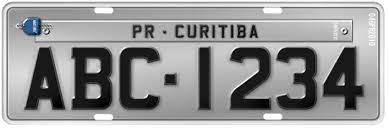
#> input picture license_plate/placa4.jpeg, 389 x 129 px, given in place of placa4.png, which was not available
$ python optical_character_recognition.py
#> lines starting #> are read from the running program, lines starting #| are printed output that depends on the picture; after the words box and inside, x2 and y2 are one past the last pixel; in counts of white or black regions, pixels touching at a corner belong together; pictures that were not available may be replaced by others from this repository, and a replacement may not be noted
import cv2
import pytesseract
import matplotlib.pyplot as plt

def exibir_imagem(titulo, imagem):
    plt.imshow(imagem, cmap='gray')
    plt.title(titulo)
    plt.show()

def reconhecer_placa(img_path):
    # Carrega a imagem
#> called with img_path = 'placa4.png'
    img = cv2.imread(img_path)
#> img is the input picture: shape (129, 389, 3); mean B, G, R 151.8, 151.5, 151.3

    # Exibe a imagem original
    exibir_imagem('Imagem Original', cv2.cvtColor(img, cv2.COLOR_BGR2RGB))

    # Converte a imagem para escala de cinza
    gray = cv2.cvtColor(img, cv2.COLOR_BGR2GRAY)

    # Exibe a imagem em escala de cinza
    exibir_imagem('Escala de Cinza', gray)

    # Aplica um desfoque para melhorar a qualidade do OCR
    blurred = cv2.GaussianBlur(gray, (5, 5), 0)
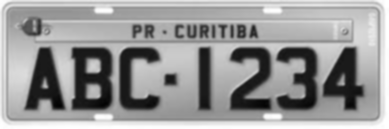
#> blurred: shape (129, 389); min 2, max 255, mean 151.4

    # Exibe a imagem desfocada
    exibir_imagem('Imagem Desfocada', blurred)

    # Aplica a detecção de bordas usando o Canny
    edges = cv2.Canny(blurred, 50, 150)
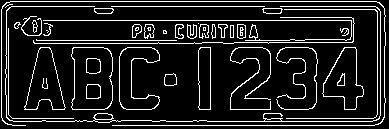
#> edges: shape (129, 389); 12% white in thin lines or dots

    # Exibe a imagem com bordas detectadas
    exibir_imagem('Bordas Detectadas', edges)

    # Encontra os contornos na imagem
    contours, _ = cv2.findContours(edges.copy(), cv2.RETR_EXTERNAL, cv2.CHAIN_APPROX_SIMPLE)
#> contours = 37 contours, 15 with area under 20; largest, box (x1, y1, x2, y2) and area: (71, 47, 113, 110) 2338, (24, 47, 66, 110) 1473, (322, 47, 364, 110) 1466, (119, 47, 160, 110) 1360, (198, 47, 211, 110) 716

    # Ordena os contornos pelo tamanho
    contours = sorted(contours, key=cv2.contourArea, reverse=True)

    # Loop pelos contornos encontrados
    for contour in contours:
        # Aproxima um polígono ao contorno
        epsilon = 0.04 * cv2.arcLength(contour, True)
        approx = cv2.approxPolyDP(contour, epsilon, True)

        # Se o contorno aproximado tem quatro vértices, é provavelmente um retângulo (assumindo ser uma placa)
        if len(approx) == 4:
            # Obtém as coordenadas do retângulo
            (x, y, w, h) = cv2.boundingRect(approx)

            # Recorta a região da placa
            roi = img[y:y + h, x:x + w]

            # Normaliza a intensidade dos pixels na região da placa
            roi_normalized = cv2.normalize(roi, None, 0, 255, cv2.NORM_MINMAX)

            # Exibe a região da placa
            exibir_imagem('Região da Placa', cv2.cvtColor(roi_normalized, cv2.COLOR_BGR2RGB))

            # Converte a região da placa para escala de cinza
            roi_gray = cv2.cvtColor(roi_normalized, cv2.COLOR_BGR2GRAY)

            # Exibe a região da placa em escala de cinza
            exibir_imagem('Região da Placa em Escala de Cinza', roi_gray)

            # Usa o pytesseract para realizar o OCR na região da placa
            texto_placa = pytesseract.image_to_string(roi_gray, config='--psm 10')

            # Imprime o texto reconhecido
            return remove_special_characters(texto_placa)
#> this loop made 1 pass
#> (epsilon, approx, x, y, w, h) on pass 1: (8.12, [[73, 47], [72, 109], [107, 108], [110, 51]], 72, 47, 39, 63)
#> pass 1, in reconhecer_placa, `roi = img[y:y + h, x:x + w]`:
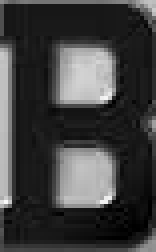
#> roi: shape (63, 39, 3) (shown 4 times larger); min 0, max 250, mean 63.4

def remove_special_characters(text):
    return ''.join(filter(str.isalnum, text))

# Exemplo de uso:
# caminho_imagem = 'placa1.jpeg'
# caminho_imagem = 'placa2.jpeg'
# caminho_imagem = 'placa3.png'
caminho_imagem = 'placa4.png'
#> (the run stopped early here; a loop or call above may not have finished)
